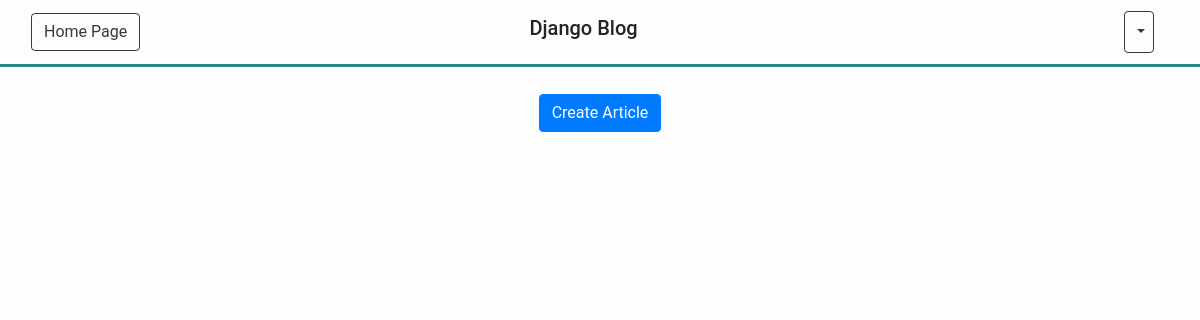
Before: /users/homepage/ (signed in) with the older database file.
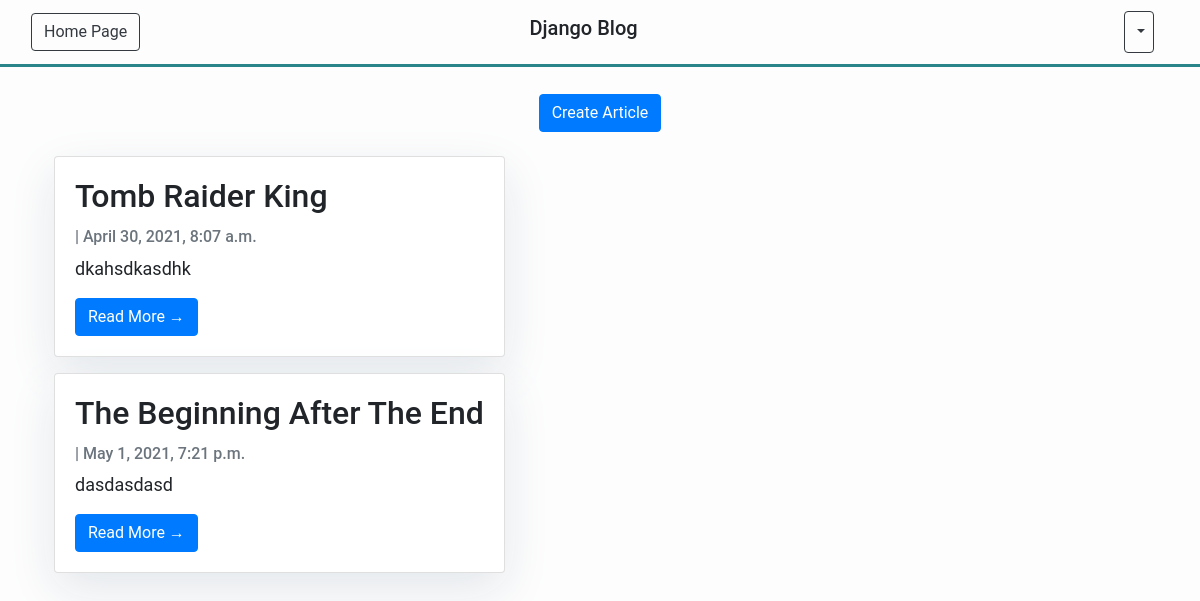
After: the same page with the newer database file.
### posts/models.py (models this page shows, shortened)
class Articles(models.Model):
    title = models.CharField(max_length=250)
    description = models.CharField(max_length=250)
    content = models.TextField()
    owner = models.ForeignKey(CustomUser, on_delete=models.CASCADE)
    date_created = models.DateTimeField(auto_now_add=True)
    date_updated = models.DateTimeField(auto_now=True)

### users/views.py (the view)
# urls.py: path('homepage/', views.HomePageView.as_view(), name='homepage'),
class HomePageView(TemplateView):
    def get(self, request):
        data = Articles.objects.all()
        if request.user.is_authenticated:
            return render(request,'users/homepage.html', {'data': data})
        else:
            form = LoginForm()
            return render(request, "users/login.html", {"form":form})

### templates/users/homepage.html (shortened to what this page needs)
{% extends 'base.html' %}
{% load static %}
{% block header %}
<link rel="stylesheet" type="text/css" href="{% static 'users/CSS/style.css' %}">
{% endblock %}
      {% block head %}
        <div class="text-center">
          <a class="btn btn-primary" href="{% url 'posts:addpost' %}" role="button">Create Article</a>
        </div>
      {% endblock%}
    {% block content %}
    <div class="container">
      <div class="row">
        <div class="mt-3">
          {% for post in data %}
            <div class="card mb-3 mt-2 ml-4 mr-4">
                <div class="card-body">
                  <h2 class="card-title">{{ post.title }}</h2>
                  <p class="card-text text-muted h6">{{ post.author }} | {{ post.date_created}} </p>
                  <p class="card-text">{{post.content|slice:":250" }}</p>
                  <a href="{% url 'posts:postpage' post.id %}" class="btn btn-primary">Read More &rarr;</a>
                </div>
            </div>
          {% endfor %}
        </div>
      </div>
    </div>
    {% endblock%}

Changed rows visible on the page:
added Articles: title "Tomb Raider King", date_created "April 30, 2021, 8:07 a.m.", content "dkahsdkasdhk"
added Articles: title "The Beginning After The End", date_created "May 1, 2021, 7:21 p.m.", content "dasdasdasd"
